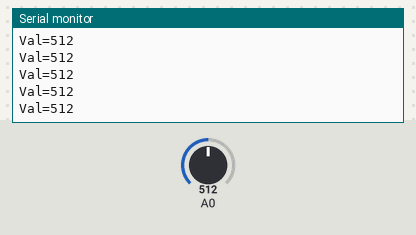
Simulated run of this sketch. Board: Arduino Uno, built with avr-gcc and run on an emulated ATmega328P. Shown: the last lines printed to the serial monitor. The test bench sets the inputs (shaded band); at power-on: A0 = 512.

Above: at 1.2 s.
1.3 s: A0 set to 716
At 1.56 s:
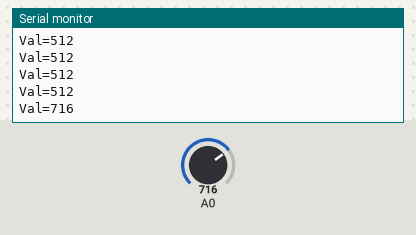
2.8 s: A0 set to 900
At 2.96 s:
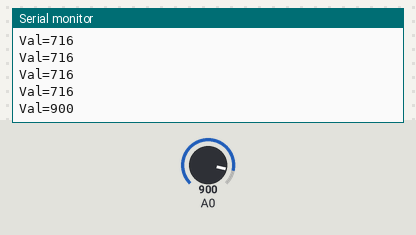
Timing chart, 0 to 5.8 s (numbered marks = the images above; inputs shaded):
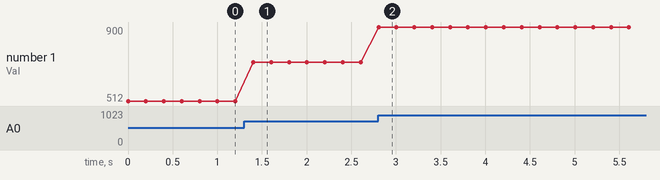

Measured:
- after the input at 1.3 s, the serial monitor: prints a new line after 0.10 s (image 1)
- after the input at 2.8 s, the serial monitor: prints a new line at once (image 2)
- plotted number 1: 512 → 716 after the input at 1.3 s, 716 → 900 after the input at 2.8 s

The sketch:

Analog_temperature.ino
```cpp
/*
 * Author: Elecrow Engle
 * Date:7/21/2017
 * IDE V1.8.2
 * Email:engle@elecrow.com
 * Function:
 */
void setup(){
  Serial.begin(9600);      //Set serial baud rate to 9600 bps
}
void loop(){
  int val;
  val=analogRead(A0);      //Read value from analog 0
  Serial.print("Val=");
  Serial.println(val,DEC);    //Print the value to serial port
  delay(200);
}
```
